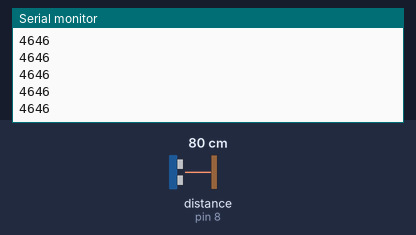
The sketch below on a simulated Arduino Uno, built with avr-gcc and run on an emulated ATmega328P. On the bench: the last lines printed to the serial monitor. Wiring (inferred from the names in the program): ultrasonic range finder: trigger pin 9; echo pin 8. The test bench sets the inputs (shaded band); at power-on: distance to the obstacle (sensor on pin 8) 80 cm. The echo pulse lasts 58.3 µs per cm.

Above: at 7.2 s.
7.3 s: distance to the obstacle (sensor on pin 8) set to 2 cm
At 7.38 s:
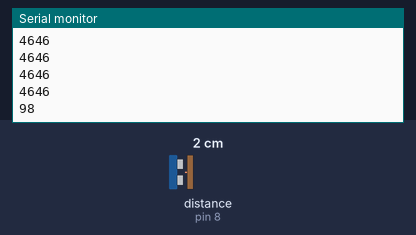
8.8 s: distance to the obstacle (sensor on pin 8) set to 4 cm
At 8.89 s:
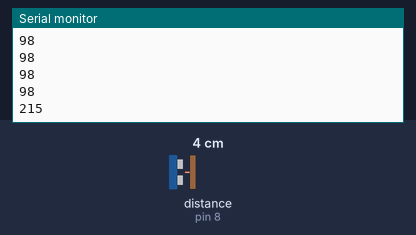
Timing chart, 0 to 11.8 s (numbered marks = the images above; inputs shaded):
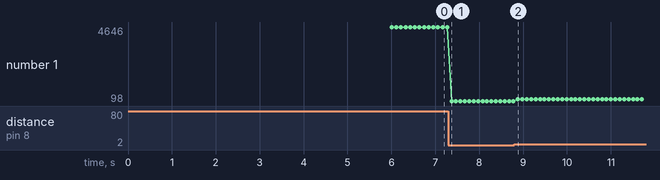

Measured:
- after the input at 7.3 s, the serial monitor: prints a new line after 0.07 s (image 1)
- after the input at 8.8 s, the serial monitor: prints a new line after 0.08 s (image 2)
- plotted number 1: 4646 → 98 after the input at 7.3 s, 98 → 215 after the input at 8.8 s

The sketch:

0918_03_Ultrasonic_sensor_code2.ino
```cpp
int trig = 9;
int echo = 8;
int duration;
float meter;

void setup()
{
  Serial.begin(9600);
  pinMode(trig, OUTPUT);
  digitalWrite(trig, LOW);
  delayMicroseconds(2);
  pinMode(echo, INPUT);
  delay(6000);
  Serial.println("Distance : ");

}

void loop()
{
  // 켜고 끄고 해줘야 한다 (초음파 들어옴)
  digitalWrite(trig, HIGH);
  delayMicroseconds(10);
  digitalWrite(trig, LOW);

  duration = pulseIn(echo, HIGH);
  // duration = duration / 58;
  Serial.println(duration);
  delay(100);

  if(duration >= 38000){}
}

// I2C 2선식 직렬 통신 그래서 2c다! SCL, SDA 이렇게 해서 선을 줄일 수 있음!
```
